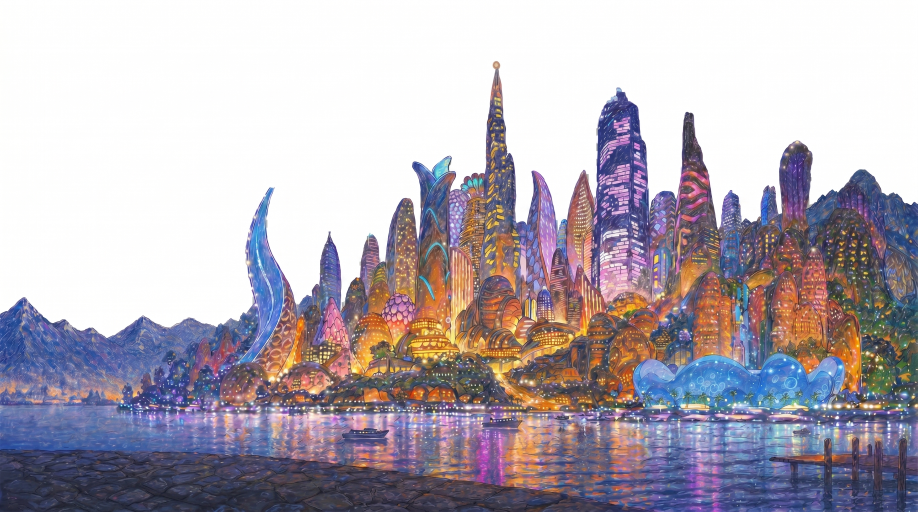
#> input picture chapter3/backgrounds/city_overlays/_shimmer/frame4.png, 2752 x 1536 px, given in place of city.png, which was not available (shown at 1/3 size)
$ python gen_city_overlays.py
#> lines starting #> are read from the running program, lines starting #| are printed output that depends on the picture; pictures that were not available may be replaced by others from this repository, and a replacement may not be noted
"""
Stage 2 of the Ch3 city-layer animation pipeline.

Input:  chapter3/backgrounds/city_overlays/_shimmer/frame{1..8}.png
        (produced by nano-banana in stage 1 — see CITY_LAYER.md)

Output: chapter3/backgrounds/city_overlays/frame{1..8}.png

For each input shimmer frame this script:
  1. Pastes the base's bottom strip (bank / rowboat) over the shimmer frame — locks the bottom.
  2. Scrubs the bottom-left flower corner with clean bank texture sampled from the base.
  3. Additively blends window halos + firefly glows on top (proper "light adds light" blend).

All overlay positions + phases are constants. Opacity pulses are deterministic
sinusoids, so nothing drifts frame-to-frame.

All compositing for the glows uses NUMPY ADDITIVE BLENDING, not PIL alpha_composite —
alpha_composite tints the background instead of adding light, which made the halos
invisible on already-bright windows.
"""

from pathlib import Path
import math
from PIL import Image, ImageFilter
import numpy as np

ROOT      = Path("C:/Projects/city/chapter3/backgrounds/city_overlays")
SHIMMER   = ROOT / "_shimmer"
BASE_PATH = Path("C:/Projects/city/chapter3/backgrounds/city.png")
N_FRAMES  = 8

# --- Bank paste region ---------------------------------------------------
# Paste the bottom strip of the base (below the river band) over each shimmer
# frame — locks the bank, rowboat, and bank silhouettes in place across all
# 8 frames.
#
# IMPORTANT: we start at x=28%, NOT x=0%. The base has a wildflower fringe in
# its bottom-left corner (roughly x 0–28%), and the shimmer frames from Gemini
# already render that corner as clean empty stone bank (per the "no flowers"
# prompt). By skipping the left 28% of the paste, we keep Gemini's clean bank
# intact on the left AND the base's rowboat/stone/silhouettes intact on the
# right. No need for a separate flower-scrub step.
BANK_PASTE_X0_PCT = 0.28
BANK_PASTE_X1_PCT = 1.00
BANK_PASTE_Y0_PCT = 0.80
BANK_PASTE_Y1_PCT = 1.00

# Feather width at the left edge of the paste so the boundary between shimmer's
# clean bank (left of x=28%) and base's bank (x=28%+) is not a hard seam.
BANK_PASTE_LEFT_FEATHER_PCT = 0.04   # fraction of canvas width

# --- Window halos --------------------------------------------------------
# (x_pct, y_pct, peak_frame_1_indexed) — all positions verified opaque in city.png
# alpha (i.e. actually on painted buildings, not in transparent sky).
WINDOW_HALOS = [
    (0.30, 0.52, 1),
    (0.36, 0.50, 3),
    (0.46, 0.50, 5),
    (0.54, 0.42, 7),   # hero-spire tip (moved down from 0.35 to stay in opaque spire)
    (0.53, 0.55, 2),
    (0.58, 0.48, 4),
    (0.68, 0.50, 6),
    (0.75, 0.58, 8),
]
HALO_RADIUS_REF   = 130             # halo radius in px at 2752-wide reference; scales with width
HALO_COLOR        = (255, 220, 150) # warm gold light
HALO_INTENSITY_BASE  = 0.32         # at center of halo, brightness added to base (0..1)
HALO_INTENSITY_SWING = 0.18         # sinusoidal ±swing on intensity → 0.14..0.50

# --- Fireflies -----------------------------------------------------------
# 45 fixed positions distributed across the full width of the bank on a
# jittered grid. Staggered phases across the 8-frame loop so different subsets
# peak in different frames — gentle, continuous "swarm of fireflies drifting
# over the bank" feel.
import random as _rng_mod
def _gen_firefly_positions(n: int, seed: int = 11) -> list[tuple[float, float, int]]:
#> called with n = 45, seed = 11
    rng = _rng_mod.Random(seed)
    pts: list[tuple[float, float, int]] = []
    # spread evenly across x then add per-point jitter
    for k in range(n):
        t = (k + 0.5) / n                             # 0..1 evenly spaced
        xp = 0.04 + t * 0.92                          # 4% .. 96%
        xp += rng.uniform(-0.012, 0.012)              # small x jitter
        yp = rng.uniform(0.78, 0.93)                  # bank-height range
        peak = 1 + (k * 3 + rng.randint(0, 2)) % 8    # staggered across 8 frames
        pts.append((round(xp, 3), round(yp, 3), peak))
    return pts

FIREFLIES = _gen_firefly_positions(45)
FIREFLY_CORE_RADIUS_REF = 6         # solid core radius in px at 2752-wide ref
FIREFLY_HALO_RADIUS_REF = 22        # outer halo radius at 2752-wide ref
FIREFLY_CORE_COLOR      = (255, 220, 140)
FIREFLY_INTENSITY_BASE  = 0.55
FIREFLY_INTENSITY_SWING = 0.40


def pulse(frame: int, peak: int, base: float, swing: float) -> float:
    v = base + swing * math.cos(2 * math.pi * (frame - peak) / N_FRAMES)
    return max(0.0, min(1.0, v))


def additive_blob(
    arr: np.ndarray,
    cx: int,
    cy: int,
    radius: int,
    color: tuple[int, int, int],
    intensity: float,
) -> None:
    """Add a soft radial glow onto an (H, W, 3) uint8 image array, in place.

    intensity is 0..1 — the multiplier on the peak add at the center. Falloff is
    quadratic so the halo feathers cleanly.
    """
    if intensity <= 0 or radius < 2:
        return
    H, W = arr.shape[:2]
    x0 = max(0, cx - radius)
    x1 = min(W, cx + radius)
    y0 = max(0, cy - radius)
    y1 = min(H, cy + radius)
    if x1 <= x0 or y1 <= y0:
        return

    yy, xx = np.ogrid[y0:y1, x0:x1]
    dx = xx - cx
    dy = yy - cy
    dist = np.sqrt(dx * dx + dy * dy)
    t = np.clip(dist / radius, 0, 1)
    falloff = (1 - t) ** 2                         # 1.0 at center, 0 at edge
    add_scale = falloff * intensity                # 0..1

    region = arr[y0:y1, x0:x1].astype(np.float32)
    for ch in range(3):
        region[..., ch] = np.minimum(region[..., ch] + color[ch] * add_scale, 255)
    arr[y0:y1, x0:x1] = region.astype(np.uint8)


def additive_firefly(
    arr: np.ndarray,
    cx: int,
    cy: int,
    core_r: int,
    halo_r: int,
    color: tuple[int, int, int],
    intensity: float,
) -> None:
    """Firefly = bright solid core + feathered halo, both additively blended."""
    if intensity <= 0 or halo_r < 2:
        return
    # Outer halo first (dimmer, larger)
    additive_blob(arr, cx, cy, halo_r, color, intensity * 0.7)
    # Solid-ish core (brighter, smaller): a short-radius blob at nearly full brightness
    additive_blob(arr, cx, cy, max(core_r * 2, core_r + 4), color, min(1.0, intensity * 1.2))


def _build_canonical_bank(shimmer_frame1: Image.Image, base_scaled: Image.Image) -> Image.Image:
    """Produce the single canonical bottom-strip image used for EVERY frame.

    Takes shimmer-frame-1 as the left portion (Gemini's clean empty bank, no
    flowers) and blends in the base's bottom strip on the right (gets the
    rowboat, stone bank, silhouettes exactly as painted). Returns a full-width
    RGBA image the size of the bottom strip (0 .. W wide, BANK_PASTE_Y0_PCT ..
    100% tall).
    """
    W, H = shimmer_frame1.size
    ay0, ay1 = int(BANK_PASTE_Y0_PCT * H), int(BANK_PASTE_Y1_PCT * H)
    strip_h = ay1 - ay0

    # Start from shimmer frame 1's bottom strip (clean empty left bank)
    bank = shimmer_frame1.crop((0, ay0, W, ay1)).copy()

    # Paste base's bottom strip (right of x=28%) over it with a left feather
    ax0, ax1 = int(BANK_PASTE_X0_PCT * W), int(BANK_PASTE_X1_PCT * W)
    base_strip = base_scaled.crop((ax0, ay0, ax1, ay1))

    strip_w = ax1 - ax0
    feather_px = max(8, int(BANK_PASTE_LEFT_FEATHER_PCT * W))
    mask_np = np.full((strip_h, strip_w), 255, dtype=np.uint8)
    for x in range(min(feather_px, strip_w)):
        mask_np[:, x] = int(round(255 * x / feather_px))
    # AND with the base's alpha so any transparent base pixels stay transparent
    base_strip_alpha = np.asarray(base_strip.split()[-1])
    combined = np.minimum(mask_np, base_strip_alpha)
    mask = Image.fromarray(combined, mode="L")
    bank.paste(base_strip, (ax0, 0), mask)
    return bank


def main() -> None:
    base_full = Image.open(BASE_PATH).convert("RGBA")

    # Load frame 1's shimmer first so we can build the canonical bank once and
    # reuse it for every frame (ensures the bank is pixel-identical in all 8).
    shimmer1_path = SHIMMER / "frame1.png"
    if not shimmer1_path.exists():
        print("ERROR: _shimmer/frame1.png missing — need frame 1 to build canonical bank")
        return
    shimmer1 = Image.open(shimmer1_path).convert("RGBA")
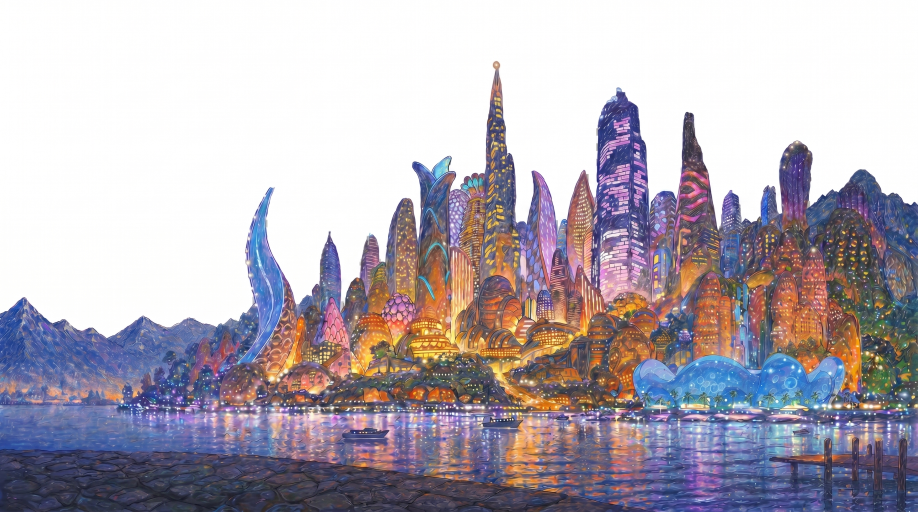
#> input picture chapter3/backgrounds/city_overlays/_shimmer/frame1.png, 2752 x 1536 px, found by its file name (shown at 1/3 size)
    W, H = shimmer1.size
#> W = 2752; H = 1536
    base_scaled = base_full.resize((W, H), Image.LANCZOS)
    canonical_bank = _build_canonical_bank(shimmer1, base_scaled)
#> in _build_canonical_bank, `base_strip = base_scaled.crop((ax0, ay0, ax1, ay1))`:
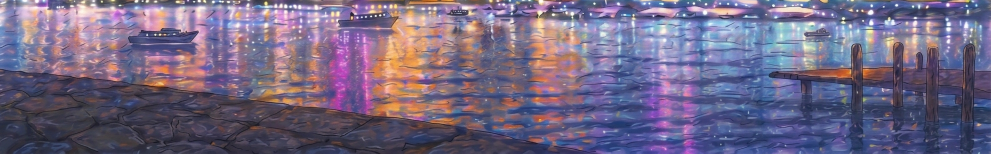
#> base_strip: PIL image 1982x308 RGBA (shown at 1/2 size); mean R, G, B, A 113.4, 102.7, 131.2, 255
#> after the loop in _build_canonical_bank, `for x in range(min(feather_px, strip_w)):`:
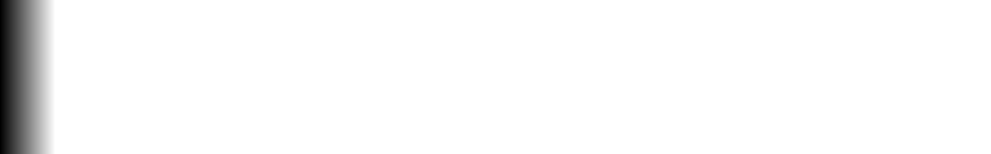
#> mask_np: shape (308, 1982) (shown at 1/2 size); min 0, max 255, mean 247.9
#> in _build_canonical_bank, `base_strip_alpha = np.asarray(base_strip.split()[-1])`: base_strip_alpha: shape (308, 1982); every value is 255
#> in _build_canonical_bank, `bank.paste(base_strip, (ax0, 0), mask)`:
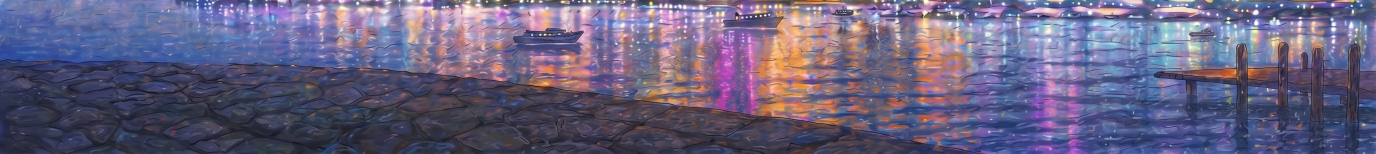
#> bank: PIL image 2752x308 RGBA (shown at 1/2 size); mean R, G, B, A 102.7, 96.5, 127.2, 255
    bank_y0 = int(BANK_PASTE_Y0_PCT * H)
#> bank_y0 = 1228
    print(f"  built canonical bank: {canonical_bank.size} at y={bank_y0}")
#|   built canonical bank: (2752, 308) at y=1228

    for i in range(1, N_FRAMES + 1):
        in_path = SHIMMER / f"frame{i}.png"
        out_path = ROOT / f"frame{i}.png"
        if not in_path.exists():
            print(f"skip: {in_path.name} missing")
            continue

        img = Image.open(in_path).convert("RGBA")
        scale = img.size[0] / 2752
#> scale = 1

        # Paste the canonical bank over this frame's bottom strip.
        # Same pixels on every frame → 100% consistent bank across the loop.
        img.paste(canonical_bank, (0, bank_y0))

        # --- Step C: additive halos + fireflies on numpy RGB array -----------
        rgb = np.asarray(img.convert("RGB")).copy()

        # Window halos
        halo_r = max(20, int(round(HALO_RADIUS_REF * scale)))
#> halo_r = 130
        for xp, yp, peak in WINDOW_HALOS:
            cx, cy = int(xp * W), int(yp * H)
            intensity = pulse(i, peak, HALO_INTENSITY_BASE, HALO_INTENSITY_SWING)
            additive_blob(rgb, cx, cy, halo_r, HALO_COLOR, intensity)
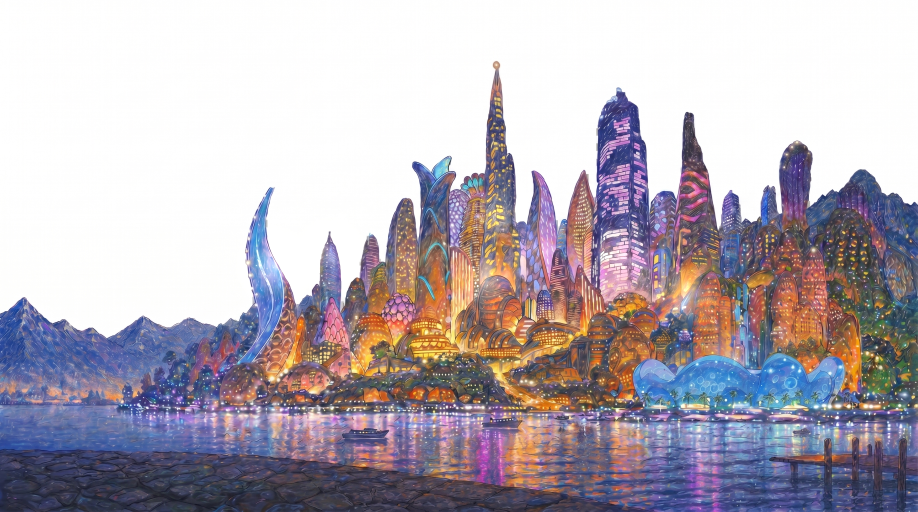
#> rgb: shape (1536, 2752, 3) (shown at 1/3 size); mean R, G, B 179.9, 172.3, 181.9

        # Fireflies
        core_r = max(3, int(round(FIREFLY_CORE_RADIUS_REF * scale)))
#> core_r = 6
        halo_fr = max(10, int(round(FIREFLY_HALO_RADIUS_REF * scale)))
#> halo_fr = 22
        for xp, yp, peak in FIREFLIES:
            cx, cy = int(xp * W), int(yp * H)
            intensity = pulse(i, peak, FIREFLY_INTENSITY_BASE, FIREFLY_INTENSITY_SWING)
            additive_firefly(rgb, cx, cy, core_r, halo_fr, FIREFLY_CORE_COLOR, intensity)
#> this loop made 45 passes
#> (v in pulse, intensity) on passes 1 to 12: (0.833, 0.833), (0.267, 0.267), (0.95, 0.95), (0.55, 0.55), (0.55, 0.55), (0.95, 0.95), (0.15, 0.15), (0.833, 0.833), (0.95, 0.95), (0.15, 0.15), (0.95, 0.95), (0.833, 0.833)
#> pass 1, in additive_blob (call 10), `region = arr[y0:y1, x0:x1].astype(np.float32)`:
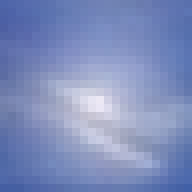
#> region: shape (24, 24, 3) float32 (shown 8 times larger); mean R, G, B 126.4, 141.3, 188.1
#> pass 2, in additive_blob (call 12), `region = arr[y0:y1, x0:x1].astype(np.float32)`:
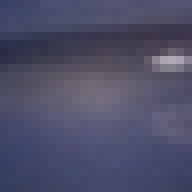
#> region: shape (24, 24, 3) float32 (shown 8 times larger); mean R, G, B 77.4, 78.1, 104.1

        # --- Step D: restore the base's alpha channel so the upper ~40% sky stays
        # transparent in the output (so this overlay composites cleanly over sky.png
        # in the parallax stack). Gemini outputs opaque PNGs — without this the sky
        # region would be solid white and hide whatever's behind it.
        base_alpha = np.asarray(base_scaled.split()[-1])  # H x W
#> base_alpha: shape (1536, 2752); every value is 255
        rgba = np.dstack([rgb, base_alpha])
        Image.fromarray(rgba, mode="RGBA").save(out_path, format="PNG", optimize=True)
#> (the run stopped early here; a loop or call above may not have finished)
